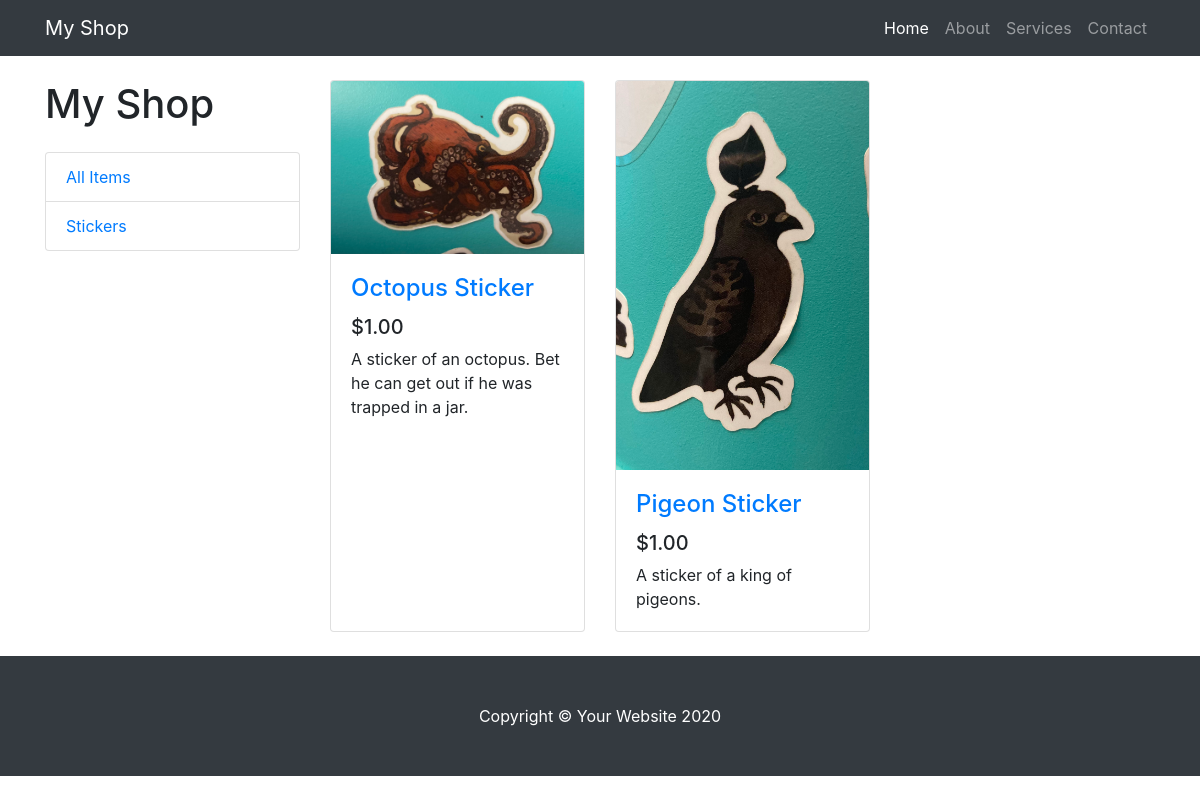
The page / on the database its author committed.
### HomePage/models.py (models this page shows, shortened)
class Item(models.Model):
    title = models.CharField(unique=True, max_length=100)
    slug = models.SlugField(unique=True, max_length=200)
    price = models.FloatField()
    category = models.CharField(choices=CATEGORY_CHOICES, default='O', max_length=2)
    image = models.ImageField(default="static/img/defaultsticker.png", upload_to='static/img', height_field=None, width_field=None, max_length=None)
    description = models.TextField(default=None, null=True, blank=True)
    def __str__(self):
        return self.title
    def getPrice(self):
        priceWith2Decimals = '{:0.2f}'.format(self.price)
        return priceWith2Decimals

### HomePage/views.py (the view)
# urls.py: path('', views.ShoppingView.as_view(), name='HomePage'),
class ShoppingView(ListView):
    model = Item
    template_name = 'ItemList.html'

### templates/ItemList.html
{% extends 'Shopping.html' %}
    {% block Shopblock %}
        <div class="row">
          {% for item in item_list %}
          <div class="col-lg-4 col-md-6 mb-4">
            <div class="card h-100">
              <a href="{% url 'ReviewPage' itemslug=item.slug %}"><img class="card-img-top" src="{{ item.image.url }}" alt=""></a>
              <div class="card-body">
                <h4 class="card-title">
                  <a href="{% url 'ReviewPage' itemslug=item.slug %}">{{ item }}</a>
                </h4>
                <h5>${{ item.getPrice }}</h5>
                <p class="card-text">{{ item.description }}</p>
              </div>
            </div>
          </div>
          {% endfor %}
        </div>
    {% endblock %}

### templates/Shopping.html (shortened to what this page needs)
{% extends 'Base.html' %}
{% block content %}
  <div class="container">
    <div class="row">
      <div class="col-lg-3">
        <h1 class="my-4">My Shop</h1>
        <div class="list-group">
          <a href="{% url 'HomePage' %}" class="list-group-item">All Items</a>
          <a href="{% url 'HomePage' %}" class="list-group-item">Stickers</a>
        </div>
      </div>
      <div class="col-lg-9">
        {% block Shopblock %}
        {% endblock %}
      </div>
    </div>
  </div>
{% endblock %}

### templates/Base.html (shortened to what this page needs)
<!DOCTYPE html>
<html lang="en">
{% load static %}
<head>
  <link href="{% static 'vendor/bootstrap/css/bootstrap.min.css' %}" rel="stylesheet">
  <link href="{% static 'css/shop-homepage.css' %}" rel="stylesheet">
</head>
<body>
  <nav class="navbar navbar-expand-lg navbar-dark bg-dark fixed-top">
    <div class="container">
      <a class="navbar-brand" href="#">My Shop</a>
      <div class="collapse navbar-collapse" id="navbarResponsive">
        <ul class="navbar-nav ml-auto">
          <li class="nav-item active">
            <a class="nav-link" href="#">Home
            </a>
          </li>
          <li class="nav-item">
            <a class="nav-link" href="#">About</a>
          </li>
          <li class="nav-item">
            <a class="nav-link" href="#">Services</a>
          </li>
          <li class="nav-item">
            <a class="nav-link" href="#">Contact</a>
          </li>
        </ul>
      </div>
    </div>
  </nav>
  {% block content %}
  {% endblock%}
  <footer class="py-5 bg-dark">
    <div class="container">
      <p class="m-0 text-center text-white">Copyright &copy; Your Website 2020</p>
    </div>
  </footer>
</body>
</html>

### static/css/shop-homepage.css (style rules this page uses)
body { padding-top: 56px; }

### rows shown on the page
Item: image (picture), title "Octopus Sticker", getPrice "1.00", description "A sticker of an octopus. Bet he can get out if he was trapped in a jar."
Item: image (picture), title "Pigeon Sticker", getPrice "1.00", description "A sticker of a king of pigeons."
